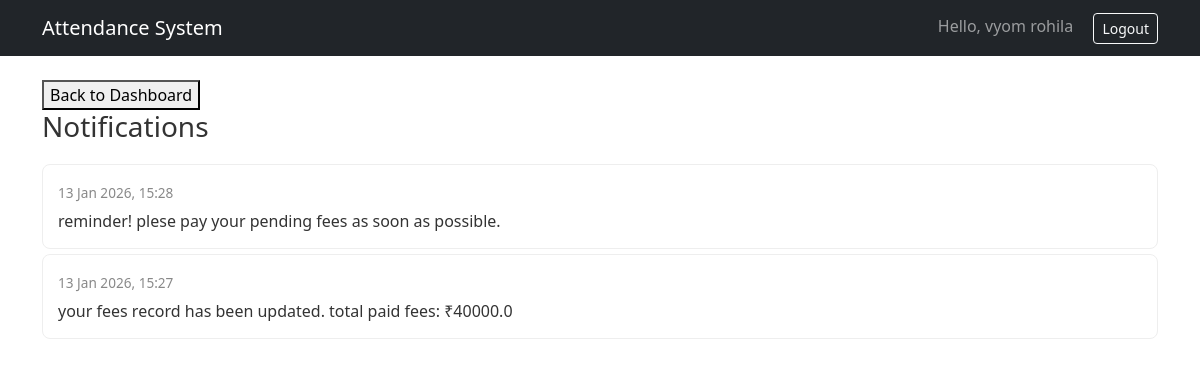
The app's page /accounts/notifications/ (signed in), older data.
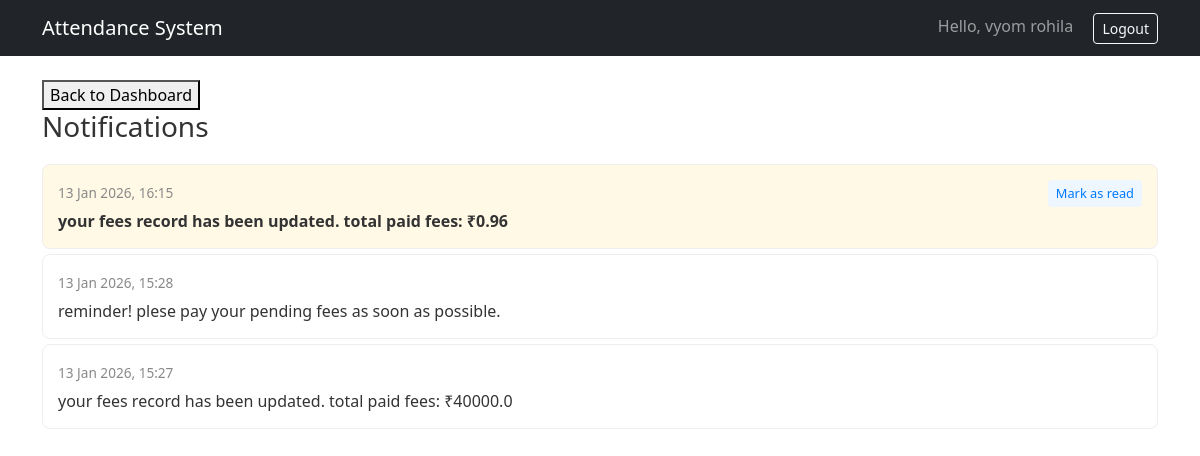
The same page, newer data.
### accounts/models.py (models this page shows, shortened)
class Notification(models.Model):
    recipient = models.ForeignKey(User, on_delete=models.CASCADE, related_name='notifications')
    message = models.TextField()
    notification_type = models.CharField(max_length=30,choices=[
        ('attendance','Attendance Update'),
        ('fees','Fees Update'),
        ('reminder','Fee Reminder'),
        ('profile','Profile Update'),
    ])
    is_read = models.BooleanField(default=False)
    created_at  =models.DateTimeField(auto_now_add=True)

### accounts/views.py (the view)
# urls.py: path('notifications/',views.notification_view,name='notification_view'),
@login_required
def notification_view(request):
    notifications = Notification.objects.filter(recipient=request.user).order_by('-created_at')
    unread_count = notifications.filter(is_read = False).count()
    return render(request,'student/notifications.html',{
        'notifications':notifications,
        'unread_count':unread_count
    })

### templates/student/notifications.html (shortened to what this page needs)
{% extends "base.html" %}
{% block content %}
<button><a href="{% url 'student_dashboard' %}">Back to Dashboard</a></button>
<h3>Notifications</h3>
<div style="margin-top: 20px;">
    {% if notifications %}
    <ul style="list-style: none; padding: 0;">
        {% for notification in notifications %}
        <li class="notification-item {% if not notification.is_read %}unread{% endif %}">
            <div style="display: flex; justify-content: space-between; align-items: flex-start;">
                <div>
                    <span style="font-size: 0.85em; color: #888;">{{ notification.created_at|date:"d M Y, H:i" }}</span>
                    <p class="notification-message {% if not notification.is_read %}unread-msg{% endif %}">
                        {{ notification.message }}
                    </p>
                </div>
                {% if not notification.is_read %}
                <a href="{% url 'mark_notification_as_read' notification.pk %}" class="read-btn">Mark as read</a>
                {% endif %}
            </div>
        </li>
        {% endfor %}
    </ul>
    {% else %}
    <div style="padding: 40px; text-align: center; color: #999; border: 2px dashed #eee; border-radius: 8px;">
        No notifications yet.
    </div>
    {% endif %}
</div>
{% endblock %}

Row changes from the older to the newer data that the page shows:
added Notification: created_at "13 Jan 2026, 16:15", message "your fees record has been updated. total paid fees: ₹0.96", is_read "Mark as read"
